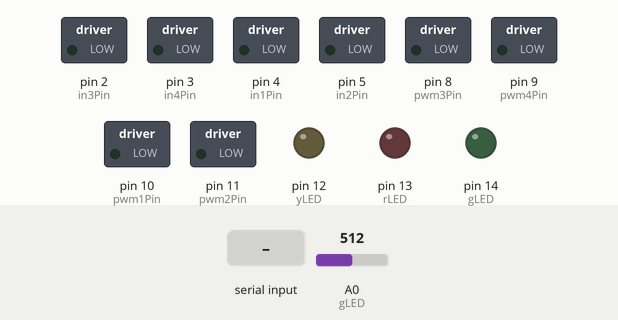
This sketch was run on a simulated Arduino Uno, built with avr-gcc and run on an emulated ATmega328P. On the bench: switched loads named in the sketch (green lamp = pin HIGH), output pins drawn as LEDs (lit = HIGH). Inputs (shaded band) come from the test bench; at power-on: A0 (gLED) = 512. What the sketch prints to the serial monitor is not drawn.

Above: at 1.2 s.
1.3 s: byte 1 (1) received over Serial
At 2.1 s:
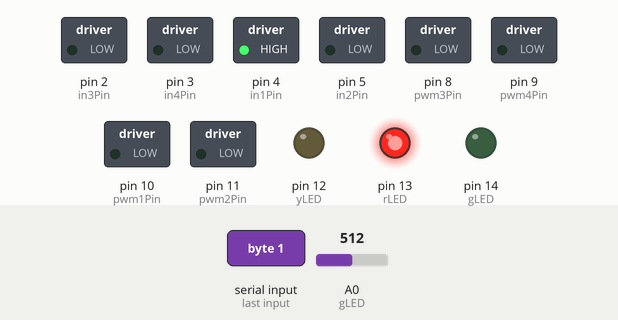
2.8 s: byte 0 (0) received over Serial
At 3.4 s:
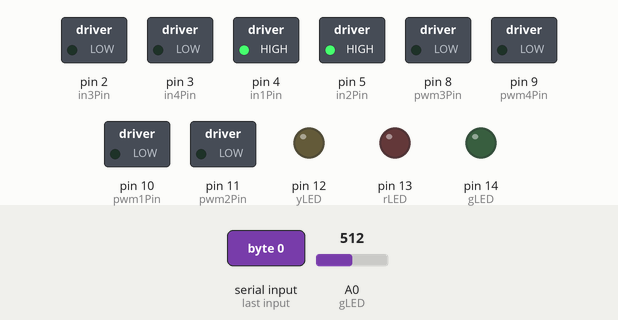
4.3 s: byte 2 (2) received over Serial
At 4.7 s:
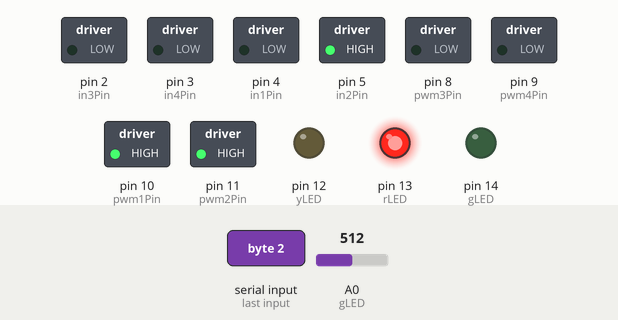
5.8 s: byte 3 (3) received over Serial
At 7.0 s:
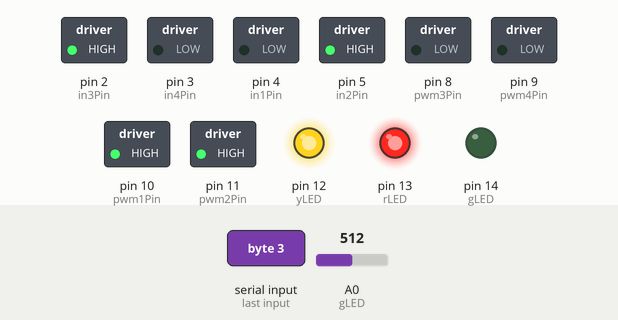
7.3 s: byte 4 (4) received over Serial
At 8.5 s:
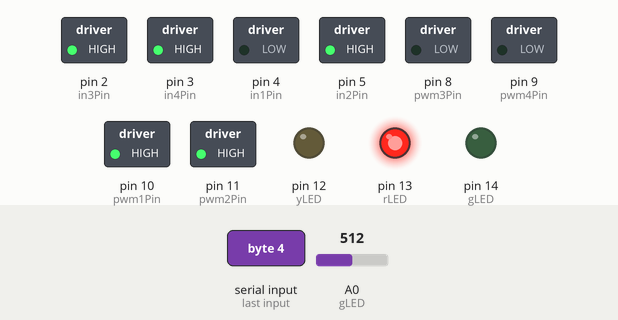
8.8 s: byte 5 (5) received over Serial
At 9.8 s:
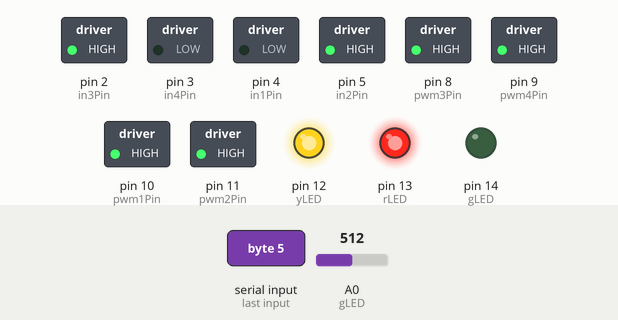
Timing chart, 0 to 11.3 s (numbered marks = the images above; inputs shaded):
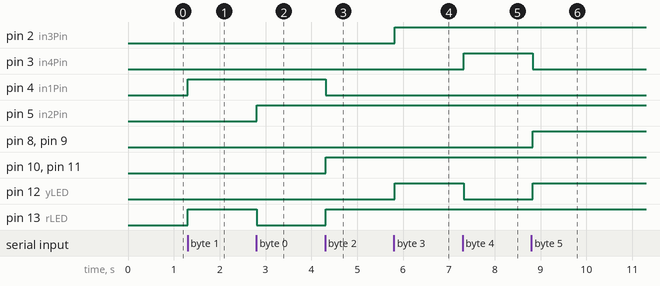

Measured:
- after the input at 1.3 s, pin 4 (in1Pin), pin 13 (rLED): LOW → HIGH at once
- after the input at 2.8 s, pin 5 (in2Pin): LOW → HIGH at once; pin 13 (rLED): HIGH → LOW at once
- after the input at 4.3 s, pin 4 (in1Pin): HIGH → LOW at once; pin 10 (pwm1Pin), pin 11 (pwm2Pin), pin 13 (rLED): LOW → HIGH at once
- after the input at 5.8 s, pin 2 (in3Pin), pin 12 (yLED): LOW → HIGH at once
- after the input at 7.3 s, pin 3 (in4Pin): LOW → HIGH at once; pin 12 (yLED): HIGH → LOW at once
- after the input at 8.8 s, pin 3 (in4Pin): HIGH → LOW at once; pin 8 (pwm3Pin), pin 9 (pwm4Pin), pin 12 (yLED): LOW → HIGH at once

The sketch:

BLExPOMP.ino
```cpp
const int rLED=13;
const int yLED=12;
const int gLED=14;

const int in1Pin = 4;  //motor+
const int in2Pin = 5;  //motor-
const int pwm1Pin = 10;  //ソレノイド1
const int pwm2Pin = 11;  //ソレノイド2

const int in3Pin = 2;
const int in4Pin = 3;
const int pwm3Pin = 8;  //ソレノイド3
const int pwm4Pin = 9;  //ソレノイド4

int rsvData = 0;
int sensorVal = 0;

// ---------------------------------------------

void setup()
{
  Serial.begin(9600);

  pinMode(rLED,OUTPUT);
  pinMode(yLED,OUTPUT);
  pinMode(gLED,OUTPUT);

  pinMode(in1Pin,OUTPUT);
  pinMode(in2Pin,OUTPUT);
  pinMode(pwm1Pin,OUTPUT);
  pinMode(pwm2Pin,OUTPUT);

  pinMode(in3Pin,OUTPUT);
  pinMode(in4Pin,OUTPUT);
  pinMode(pwm3Pin,OUTPUT);
  pinMode(pwm4Pin,OUTPUT);

}

// ---------------------------------------------

void loop()
{
  // 受信処理
  if(Serial.available() > 0){
    rsvData = Serial.read();
    if(rsvData == 1){
      digitalWrite(rLED, HIGH);
  // ポンプ1の動作開始
      digitalWrite(pwm1Pin,LOW);
      digitalWrite(pwm2Pin,LOW);
      digitalWrite(in1Pin,HIGH);
      digitalWrite(in2Pin,LOW);
    }
    else if(rsvData == 0){
      digitalWrite(rLED, LOW);
  // ポンプ1の停止
      digitalWrite(pwm1Pin,LOW);
      digitalWrite(pwm2Pin,LOW);
      digitalWrite(in1Pin, HIGH);
      digitalWrite(in2Pin,HIGH);
    }
    else if(rsvData == 2){
      digitalWrite(rLED, HIGH);
  // ポンプ1の解放
      digitalWrite(in1Pin, LOW);
      digitalWrite(in2Pin,HIGH);
      analogWrite(pwm1Pin,255);
      analogWrite(pwm2Pin,255);
    }
    else if(rsvData == 3){
      digitalWrite(yLED, HIGH);
  // ポンプ2の動作開始
      digitalWrite(pwm3Pin,LOW);
      digitalWrite(pwm4Pin,LOW);
      digitalWrite(in3Pin,HIGH);
      digitalWrite(in4Pin,LOW);
    }
    else if(rsvData == 4){
      digitalWrite(yLED, LOW);
  // ポンプ2の停止
      digitalWrite(pwm3Pin,LOW);
      digitalWrite(pwm4Pin,LOW);
      digitalWrite(in3Pin,HIGH);
      digitalWrite(in4Pin,HIGH);
    }
    else if(rsvData == 5){
      digitalWrite(yLED, HIGH);
   // ポンプ2の解放
      digitalWrite(in3Pin, HIGH);
      digitalWrite(in4Pin,LOW);
      analogWrite(pwm3Pin,255);
      analogWrite(pwm4Pin,255);
    }
  }


  //センサー読み取り～送信
  sensorVal = analogRead(0);
  sensorVal = sensorVal>>2; //10bit->8bit値
  Serial.write(sensorVal);
  Serial.println(sensorVal);

  //テスト用動作 -----------------------------

//      digitalWrite(rLED, HIGH);
//      digitalWrite(pwm1Pin,LOW);
//      digitalWrite(pwm2Pin,LOW);
//      digitalWrite(in1Pin,HIGH);
//      digitalWrite(in2Pin,LOW);
//
//      digitalWrite(pwm3Pin,LOW);
//      digitalWrite(pwm4Pin,LOW);
//      digitalWrite(in3Pin,HIGH);
//      digitalWrite(in4Pin,LOW);
//
//  //ウェイト
//  delay(2000);
//
//   digitalWrite(rLED, LOW);
//      digitalWrite(pwm1Pin,LOW);
//      digitalWrite(pwm2Pin,LOW);
//      digitalWrite(in1Pin,HIGH);
//      digitalWrite(in2Pin,HIGH);
//
//      digitalWrite(pwm3Pin,LOW);
//      digitalWrite(pwm4Pin,LOW);
//      digitalWrite(in3Pin,HIGH);
//      digitalWrite(in4Pin,HIGH);
//  delay(2000);
//      digitalWrite(in1Pin, LOW);
//      digitalWrite(in2Pin,HIGH);
//      analogWrite(pwm1Pin,255);
//      analogWrite(pwm2Pin,255);
//
//      digitalWrite(in3Pin, HIGH);
//      digitalWrite(in4Pin,LOW);
//      analogWrite(pwm3Pin,255);
//      analogWrite(pwm4Pin,255);
//
//  delay(2000);

  //テスト用動作 -----------------------------ココまで

delay(100);

}
```
